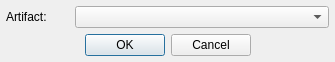
<?xml version="1.0" encoding="UTF-8"?>
<ui version="4.0">
 <class>AddArtifactPropertyDialogClass</class>
 <widget class="QDialog" name="AddArtifactPropertyDialogClass">
  <property name="geometry">
   <rect>
    <x>0</x>
    <y>0</y>
    <width>335</width>
    <height>61</height>
   </rect>
  </property>
  <property name="windowTitle">
   <string>Select artifact...</string>
  </property>
  <property name="locale">
   <locale language="English" country="UnitedStates"/>
  </property>
  <property name="modal">
   <bool>true</bool>
  </property>
  <layout class="QGridLayout" name="gridLayout">
   <property name="margin">
    <number>6</number>
   </property>
   <item row="0" column="1" colspan="4">
    <widget class="QComboBox" name="artifactComboBox"/>
   </item>
   <item row="1" column="0" colspan="5">
    <widget class="QDialogButtonBox" name="buttonBox">
     <property name="standardButtons">
      <set>QDialogButtonBox::Cancel|QDialogButtonBox::Ok</set>
     </property>
     <property name="centerButtons">
      <bool>true</bool>
     </property>
    </widget>
   </item>
   <item row="0" column="0">
    <widget class="QLabel" name="label">
     <property name="text">
      <string>Artifact:</string>
     </property>
    </widget>
   </item>
  </layout>
 </widget>
 <layoutdefault spacing="6" margin="11"/>
 <resources/>
 <connections>
  <connection>
   <sender>buttonBox</sender>
   <signal>accepted()</signal>
   <receiver>AddArtifactPropertyDialogClass</receiver>
   <slot>accept()</slot>
   <hints>
    <hint type="sourcelabel">
     <x>157</x>
     <y>61</y>
    </hint>
    <hint type="destinationlabel">
     <x>161</x>
     <y>50</y>
    </hint>
   </hints>
  </connection>
  <connection>
   <sender>buttonBox</sender>
   <signal>rejected()</signal>
   <receiver>AddArtifactPropertyDialogClass</receiver>
   <slot>reject()</slot>
   <hints>
    <hint type="sourcelabel">
     <x>157</x>
     <y>61</y>
    </hint>
    <hint type="destinationlabel">
     <x>161</x>
     <y>50</y>
    </hint>
   </hints>
  </connection>
 </connections>
</ui>
